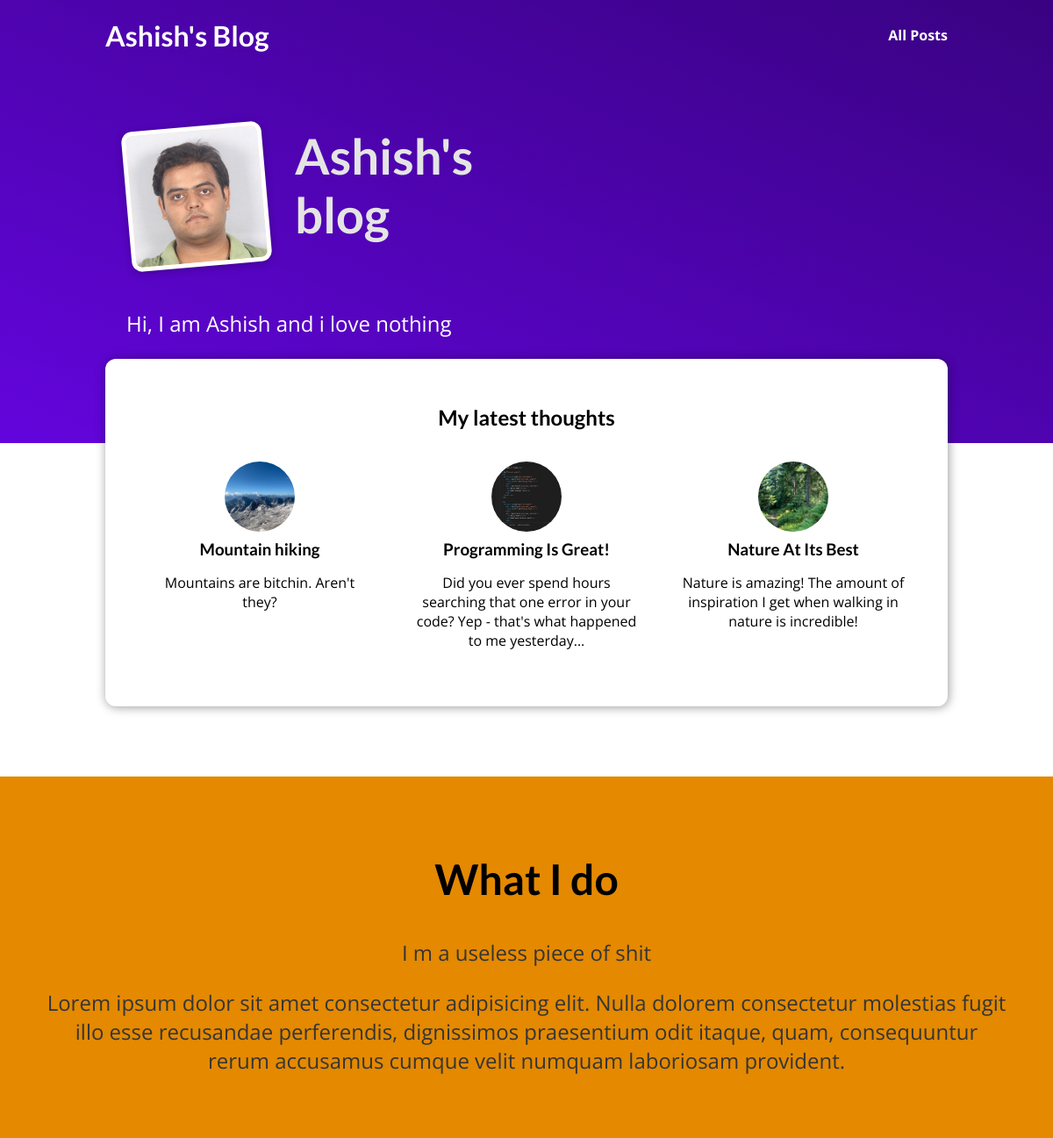
Before: / with the older database file.
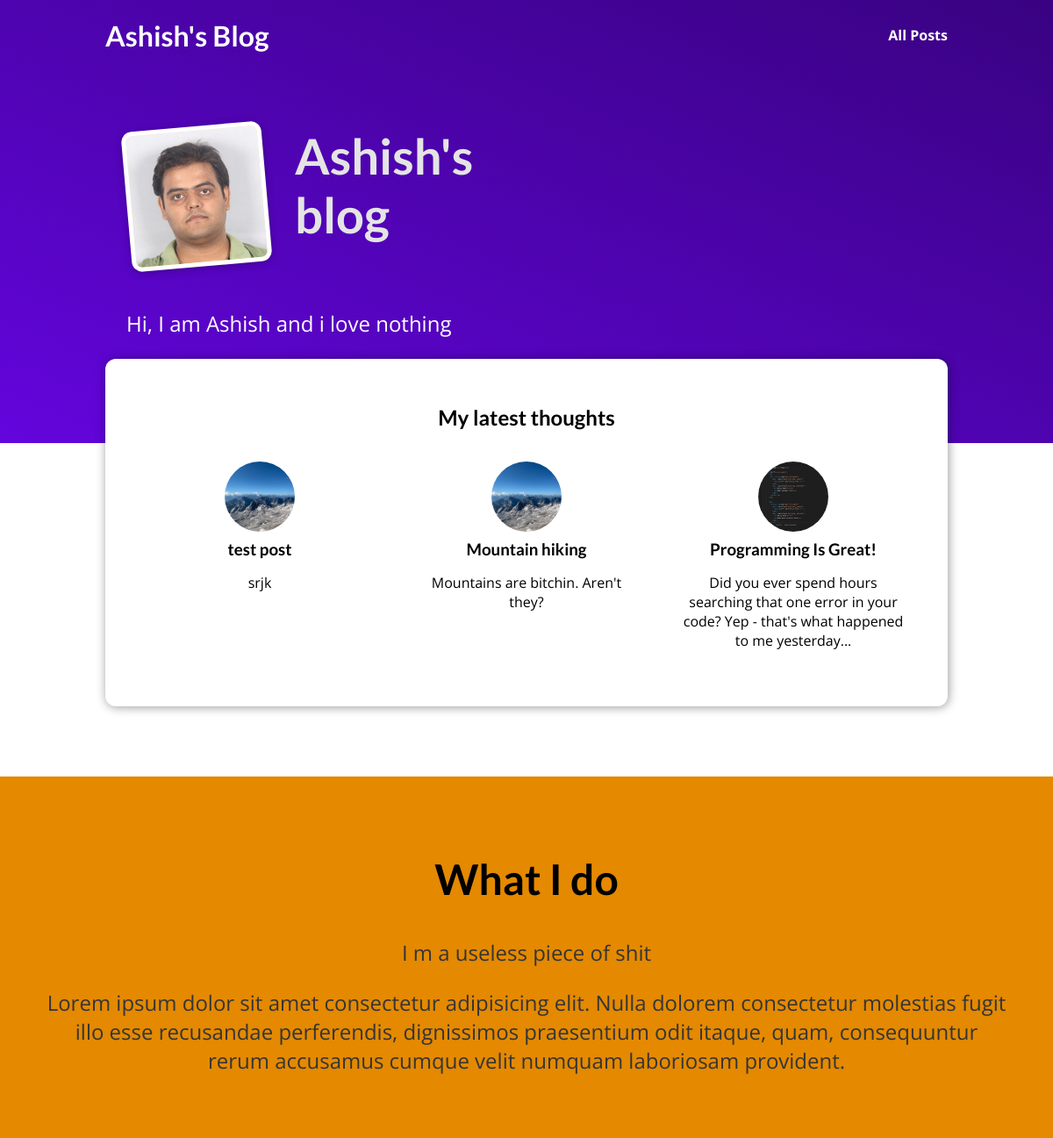
After: the same page with the newer database file.
### blog/models.py (models this page shows, shortened)
class Post(models.Model):
    title = models.CharField(max_length=256)
    excerpt = models.CharField(max_length=512)
    image_name = models.CharField(max_length=100)
    date = models.DateField(auto_now=True)
    slug = models.SlugField(unique=True, db_index=True)
    content = models.TextField(validators=[MinLengthValidator(10)])
    author = models.ForeignKey(
        Author, on_delete=models.SET_NULL, null=True, related_name='posts')
    tags = models.ManyToManyField(Tag)

### blog/views.py (the view)
# urls.py: path('', views.index, name = 'index'),
def index(request):
    latest_posts = Post.objects.all().order_by("-date")[:3]
    return render(request, 'blog/index.html', {'latest_posts': latest_posts})

### blog/templates/blog/index.html (shortened to what this page needs)
{% extends 'base.html' %}
{% load static %}
{% block css_files %}
<link rel="stylesheet" href="{% static "blog/post.css" %}">
<link rel="stylesheet" href="{% static "blog/index.css" %}">
{% endblock %}
{% block content %}
<section id="welcome">
  <header>
    <img src="{% static "blog/images/ash.jpg" %}" alt="Author">
    <h2>Ashish's blog</h2>
  </header>
  <p>Hi, I am Ashish and i love nothing</p>
</section>
<section id="latest-posts">
  <h2>My latest thoughts</h2>
  <ul>
    {% for post in latest_posts %}
      {% include "blog/includes/post.html" %}
    {% endfor %}
  </ul>
</section>
<section id="about">
  <h2>What I do</h2>
  <p>I m a useless piece of shit</p>
  <p>
    Lorem ipsum dolor sit amet consectetur adipisicing elit. Nulla dolorem
    consectetur molestias fugit illo esse recusandae perferendis, dignissimos
    praesentium odit itaque, quam, consequuntur rerum accusamus cumque velit
    numquam laboriosam provident.
  </p>
</section>
{% endblock %}

### templates/base.html (shortened to what this page needs)
<!DOCTYPE html>
{% load static %}
<html>
  <head>
    <link rel="stylesheet" href="{% static 'app.css' %}" />
    {% block css_files %}{% endblock %}
  </head>
  <body>
    <header id="main-navigation">
        <h1><a href="{% url "index" %}">Ashish's Blog</a></h1>
        <nav>
            <a href="{% url "home" %}">All Posts</a>
        </nav>
    </header>
    {% block content %} {% endblock %}
  </body>
</html>

### blog/templates/blog/includes/post.html
 {% load static %}
 <li>
      <article class="post">
        <a href="{% url "post_detail" post.slug %}">
          <img src="{% static "blog/images/"|add:post.image_name %}" alt="{{post.title}}">
          <div class="post__content">
            <h3>{{ post.title }}</h3>
            <p>
              {{ post.excerpt }}
            </p>
          </div>
        </a>
      </article>
    </li>

### static/app.css (style rules this page uses)
* { box-sizing: border-box; }
html { font-family: 'Open Sans', 'Lato', sans-serif; }
body { margin: 0; }
h1, h2, h3 { font-family: 'Lato', sans-serif; font-weight: bold; }
#main-navigation { width: 100%; height: 5rem; display: flex; justify-content: space-between; align-items: center; padding: 0 10%; position: absolute; top: 0; left: 0; }
#main-navigation a { text-decoration: none; color: white; font-weight: bold; }

### blog/static/blog/post.css (style rules this page uses)
.post { display: flex; flex-direction: column; align-items: center; text-align: center; }
.post a { text-decoration: none; color: black; transition: all 0.2s ease; padding: 1rem; }
.post img { width: 5rem; height: 5rem; object-fit: cover; border-radius: 50%; }
.post h3 { margin: 0.25rem 0; }

### blog/static/blog/index.css (style rules this page uses)
#main-navigation { width: 100%; height: 5rem; display: flex; justify-content: space-between; align-items: center; padding: 0 10%; position: absolute; top: 0; left: 0; }
#main-navigation a { text-decoration: none; color: white; font-weight: bold; }
#welcome { background: linear-gradient(to right top, #6305dd, #390281); padding: 6rem 12%; }
#welcome header { display: flex; align-items: flex-start; margin: 3rem auto; }
#welcome img { width: 10rem; height: 10rem; object-fit: cover; object-position: top; border: 5px solid white; border-radius: 12px; background-color: #ffe1bf; transform: rotateZ(-5deg); box-shadow: 0 2px 8px rgba(0, 0, 0, 0.25); }
#welcome h2 { font-size: 3.5rem; margin: 0 0 0 2rem; color: #e4e4e4; width: 10rem; }
#welcome p { color: white; font-size: 1.5rem; }
#latest-posts { background-color: white; padding: 2rem; border-radius: 12px; width: 60rem; margin: -6rem auto 2rem auto; box-shadow: 1px 1px 12px rgba(0, 0, 0, 0.4); }
#latest-posts h2 { text-align: center; }
#latest-posts ul { list-style: none; margin: 0; padding: 0; display: flex; gap: 1rem; }
#latest-posts li { flex: 1; }
#about { text-align: center; padding: 3rem; background-color: #e48900; margin-top: 5rem; }
#about h2 { font-size: 3rem; }
#about p { font-size: 1.5rem; color: #353535; }
.post { display: flex; flex-direction: column; align-items: center; text-align: center; }
.post a { text-decoration: none; color: black; transition: all 0.2s ease; padding: 1rem; }
.post img { width: 5rem; height: 5rem; object-fit: cover; border-radius: 50%; }
.post h3 { margin: 0.25rem 0; }

Changed rows visible on the page:
no longer on this page (row unchanged): Post: image_name (picture), title "Nature At Its Best", excerpt "Nature is amazing! The amount of inspiration I get when walking in nature is incredible!"
added Post: image_name (picture), title "test post", excerpt "srjk"
